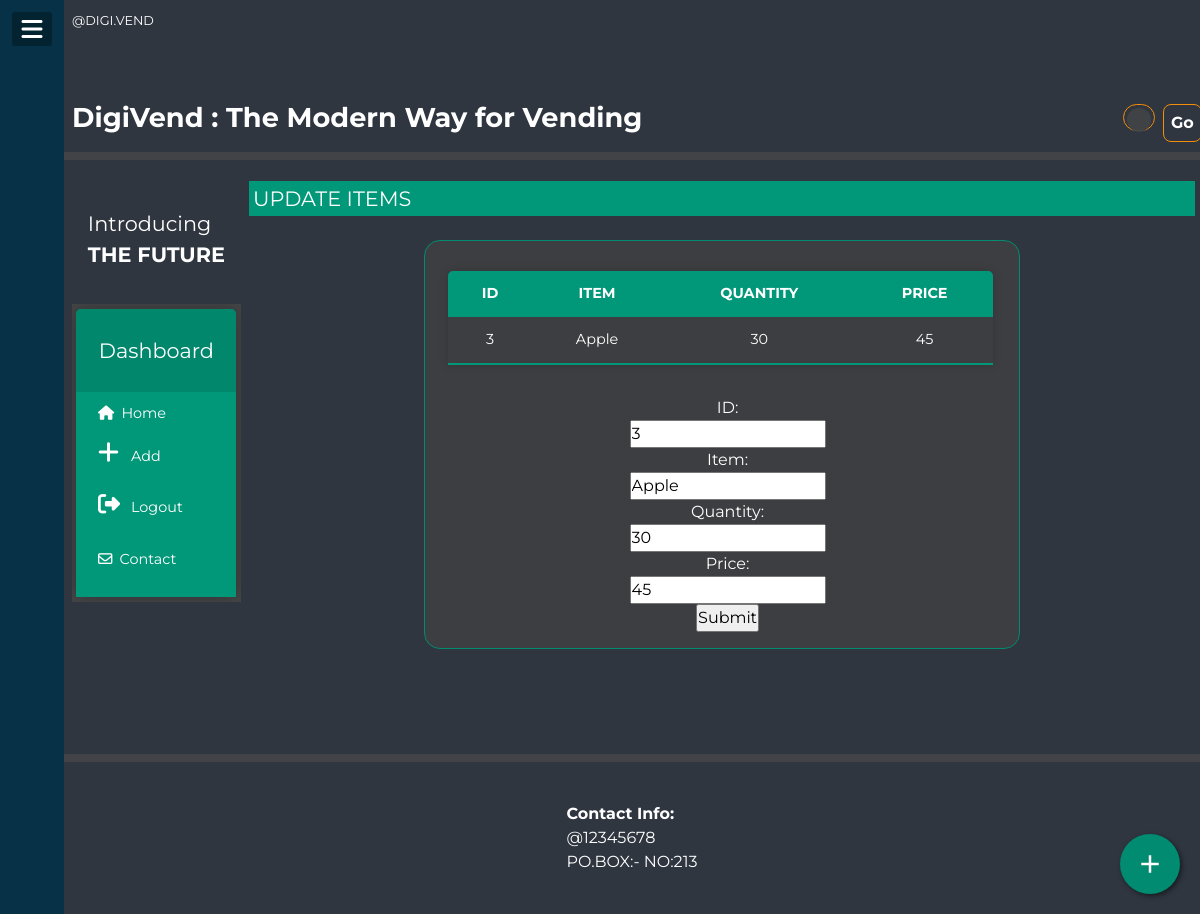
/update/24, run on the app's committed database.
### chart/models.py (models this page shows, shortened)
class chart(models.Model):
    tagid=models.IntegerField(null=True)
    item=models.TextField(max_length=50)
    quantity=models.IntegerField(null=True)
    price=models.IntegerField(null=True)

### chart/views.py (the view, shortened to what this page needs)
# urls.py: path('update/<int:chart_id>',views.update,name="update"),
def update(request,chart_id):
    d=get_object_or_404(chart,pk=chart_id)
    return render(request,'update.html',{'update':d})

### template/update.html (shortened to what this page needs)
{% extends 'base.html' %}
{% block content %}
<form method="POST" action="{% url 'update' update.id %}" enctype="multipart/form-data">
<div class="middle-right">
                        <div class="paratop"><p>UPDATE ITEMS</p></div>
                        <div class="paramid">
                            <div class="card4">
                                <table class="content-table table-sortable1">
                                    <table class="content-table table-sortable">
                                                <thead>
                                                    <tr>
                                                    <th>ID</th>
                                                    <th>ITEM</th>
                                                    <th>QUANTITY</th>
                                                    <th>PRICE</th>
                                                    </tr>
                                                </thead>
                                                <tbody>
                                                    <tr>
                                                    <td>{{update.tagid}}</td>
                                                    <td>
                                                    {{update.item}}
                                                    </td>
                                                    <td>{{update.quantity}}</td>
                                                    <td>{{update.price}}</td>
                                                    </tr>
                                                </tbody>
                                    </table>
                                <br/>
                                 ID:
                                <br/>
                                <input type ="number" name="tagid" value="{{update.tagid}}" />
                                <br/>
                                 Item:
                                <br/>
                                <input type ="text" name="item" value="{{update.item}}"/>
                                <br/>
                                Quantity:
                                <br/>
                                <input type ="number" name="quantity" value="{{update.quantity}}" />
                                <br/>
                                Price:
                                <br/>
                                <input type ="number" name="price" value="{{update.price}}"/>
                                <br/>
                                <input type="submit" name="submit" />
                            </div>
                        </div>
                        </div>
</div>
{% endblock content %}

### vend/static/css/main.css (style rules this page uses)
* { padding: 0; margin: 0; list-style: none; text-decoration: none; }
body { font-family: 'Montserrat', sans-serif; margin:0; padding: 0; background-color:#2f3640; display: grid; grid-template-columns: 4em auto; grid-gap:0em; }
.middle-right { border:none; background: #2f3640; margin: 0; padding: 0.3em ; display: grid; grid-template-rows: 3em auto 2em; grid-gap: 0.2em; }
.paramid { margin: 0em; padding:.5em 0 .5em 0; display: grid; grid-gap:.5em; grid-template-columns: repeat(6,1fr); grid-template-columns: repeat(6,1fr); grid-auto-columns:minmax(5em,auto); grid-auto-rows:minmax(5em,auto); background-color: #2f3640; }
.paramid>div { border: #018b70 1px solid; margin: 1em; border-radius: 1em; background-color: #414142c0; }
.card4 { padding: 1em .3em 1em 1em; grid-column: 2/6; grid-row: 1/2; overflow: hidden; overflow-y:scroll; }
.paratop { margin:0; padding-top:1em; }
.paratop p { border: none; margin: 0; padding: 0.1em .2em; text-align: left; font-size: 1.3em; background-color: #009879; }
.content-table { border-collapse: collapse; margin: .5em; font-size: 0.9em; width:95%; border-radius: 5px 5px 0 0; overflow: hidden; box-shadow: 0 0 10px rgba(0, 0, 0, 0.15); }
.content-table thead tr { background-color: #009879; color: #ffffff; text-align: left; font-weight: bold; content: icon; }
.content-table th { justify-self: center; text-align: center; padding: 12px 15px; }
.content-table td { padding: 12px 15px; }
.content-table tbody tr { border-bottom: 1px solid #424446f1; }
.content-table tbody tr:last-of-type { border-bottom: 2px solid #009879; }

### data on the page
chart: tagid "3", item "Apple", quantity "30", price "45"
